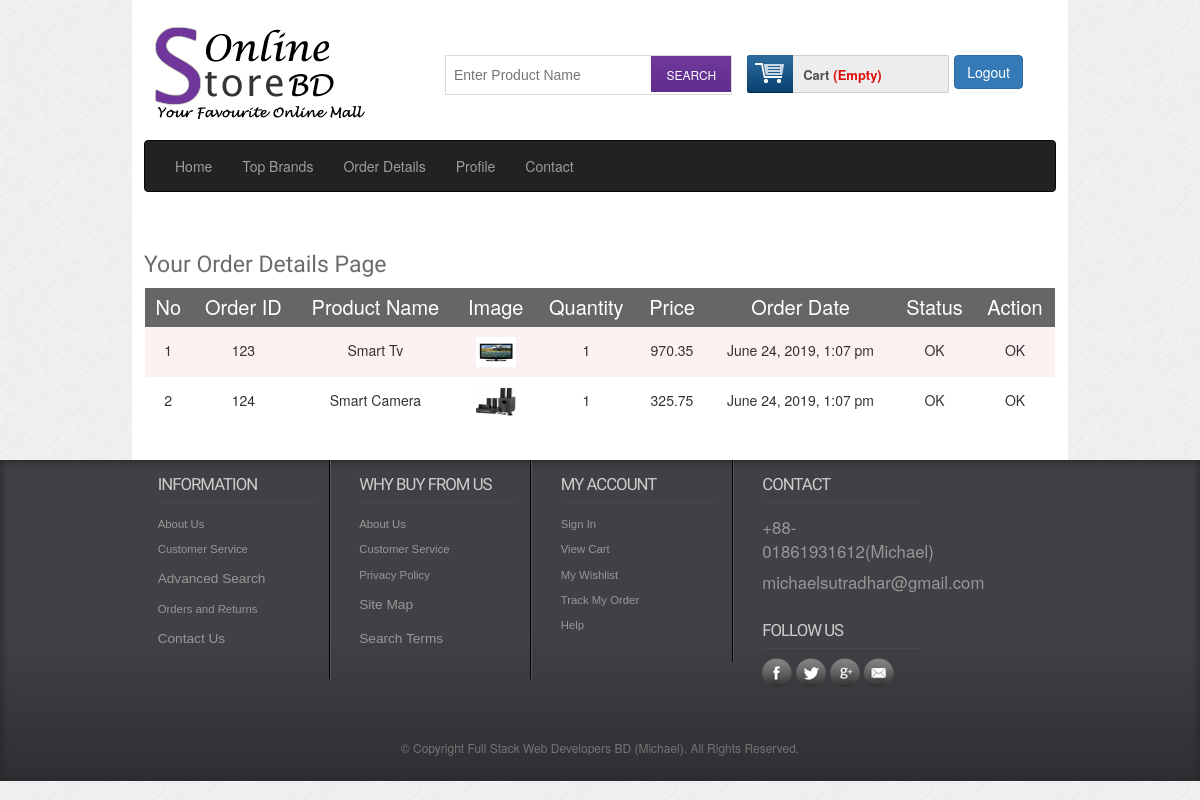
Page /shop/orderdetails.php (signed in) on the committed database.
### tables this page shows
CREATE TABLE `tbl_order` (
  `id` int(11) NOT NULL,
  `cmrid` int(11) NOT NULL,
  `productId` int(11) NOT NULL,
  `productName` varchar(255) NOT NULL,
  `quantity` int(11) NOT NULL,
  `price` float(10,2) NOT NULL,
  `image` varchar(255) NOT NULL,
  `date` datetime NOT NULL DEFAULT CURRENT_TIMESTAMP,
  `status` int(11) NOT NULL DEFAULT '0'
);

### shop/classes/Cart.php (called while the page is built, shortened)
<?php
    $filepath = realpath(dirname(__FILE__));
    include_once ($filepath.'/../lib/Database.php');
    include_once ($filepath.'/../helpers/Format.php');
?>
<?php
class Cart{
    private $db;
    public function __construct() {
        $this->db = new Database();
    }
   public function getOrderProduct($customerid){
        $query = "SELECT * FROM tbl_order WHERE cmrid = '$customerid' ORDER BY date DESC";
        $result = $this->db->select($query);
        return $result;
   }
}

### shop/lib/Database.php (called while the page is built, shortened)
<?php
Class Database{
 public $host   = DB_HOST;
 public $user   = DB_USER;
 public $pass   = DB_PASS;
 public $dbname = DB_NAME;
 public $link;
private function connectDB(){
 $this->link = new mysqli($this->host, $this->user, $this->pass,
  $this->dbname);
 }
public function select($query){
  $result = $this->link->query($query) or
   die($this->link->error.__LINE__);
  if($result->num_rows > 0){
    return $result;
  } else {
    return false;
  }
 }
}

### shop/lib/Session.php (called while the page is built, shortened)
<?php
class Session{
 public static function get($key){
  if (isset($_SESSION[$key])) {
   return $_SESSION[$key];
  } else {
   return false;
  }
 }
}

### shop/helpers/Format.php (called while the page is built, shortened)
<?php
class Format{
 public function formatDate($date){
  return date('F j, Y, g:i a', strtotime($date));
 }
}

### shop/orderdetails.php (the view, shortened to what this page needs)
<?php include 'inc/header.php' ?>
<div class="main">
    <div class="content">
        <div class="section group">
            <div class="order">
                <h2>Your Order Details Page</h2>
                <table class="tblone">
                    <tr>
                        <th>No</th>
                        <th>Order ID</th>
                        <th>Product Name</th>
                        <th>Image</th>
                        <th>Quantity</th>
                        <th>Price</th>
                        <th>Order Date</th>
                        <th>Status</th>
                        <th>Action</th>
                    </tr>
                    <?php
                     $customerid  = Session::get("customerId");
                    $getorder = $ct->getOrderProduct($customerid);
                    if ($getorder) {
                        $i = 0;
                        while ($result = $getorder->fetch_assoc()) {
                            $i++;
                            ?>
                            <tr>
                                <td><?php echo $i; ?></td>
                                <td><?php echo $result['id'] ?></td>
                                <td><?php echo $result['productName'] ?></td>
                                <td><img src="admin/<?php echo $result['image']; ?>" alt=""/></td>
                                <td><?php echo $result['quantity']; ?></td>
                                <td><?php echo $result['price'];?></td>
                                <td><?php echo $fm->formatDate($result['date']); ?></td>
                                <td>
                                    <?php
                                    if($result['status'] == '0'){
                                        echo "Pending";
                                    }elseif($result['status'] == '1'){
                                        echo "Shifted";
                                   }else{
                                        echo "OK";
                                    } ?>
                                </td>
                                     <?php
                                       if($result['status']=='1'){ ?>
                                <td><a href="?confirmid=<?php echo $result['id']; ?>">Confirm</a></td>
                                      <?php } elseif($result['status']=='2'){ ?>
                                        <td>OK</td>
                                      <?php }elseif($result['status']=='0'){  ?>
                                         <td>N/A</td>
                                      <?php } ?>
                            </tr>
                        <?php } } ?>
                </table>
            </div>
        </div>
    </div>
</div>
</div>
<?php include 'inc/footer.php' ?>

### shop/css/style.css (style rules this page uses)
html,body,div,span,applet,object,iframe,h1,h2,h3,h4,h5,h6,p,blockquote,pre,a,abbr,acronym,address,big,cite,code,del,dfn,em,img,ins,kbd,q,s,samp,small,strike,strong,sub,sup,tt,var,b,u,i,dl,dt,dd,ol,nav ul,nav li,fieldset,form,label,legend,table,caption,tbody,tfoot,thead,tr,th,td,article,aside,canvas,details,embed,figure,figcaption,footer,header,hgroup,menu,nav,output,ruby,section,summary,time,mark,audio,video { margin:0;padding:0;border:0;font-size:100%;font:inherit;vertical-align:baseline; }
table { border-collapse:collapse;border-spacing:0; }
img { max-width:100%; }
body { font-family:Arial, Helvetica, sans-serif; background:url(../images/body_bg3.jpg); }
.section { clear: both; padding: 0px; margin: 0px; }
.group:before, .group:after { content:""; display:table; }
.group:after { clear:both; }
.group { zoom:1; }
.content { padding:20px 0; background:#FFF; }
.content h2 { font-size:23px; color:#6C6C6C; font-family: 'Monda', sans-serif; }
.tblone { border: 1px solid #fff; margin-bottom: 12px; width: 100%; }
.tblone th { background: #666 none repeat scroll 0 0; color: #fff; font-size: 20px; padding: 5px 8px; text-align: center; }
.tblone td { padding:10px;text-align:center; }
table.tblone tr:nth-child(2n+1) { background:#fff;height:30px; }
table.tblone tr:nth-child(2n) { background:#fdf0f1;height:30px; }
table.tblone img { height: 30px; width: 40px; }

### shop/orderdetails.php (style rules this page uses)
.tblone tr td { text-align: center; }

### rows in the picture
tbl_order: id "123", productName "Smart Tv", image (picture), quantity "1", price "970.35", date "June 24, 2019, 1:07 pm", status "OK"
tbl_order: id "124", productName "Smart Camera", image (picture), quantity "1", price "325.75", date "June 24, 2019, 1:07 pm", status "OK"
